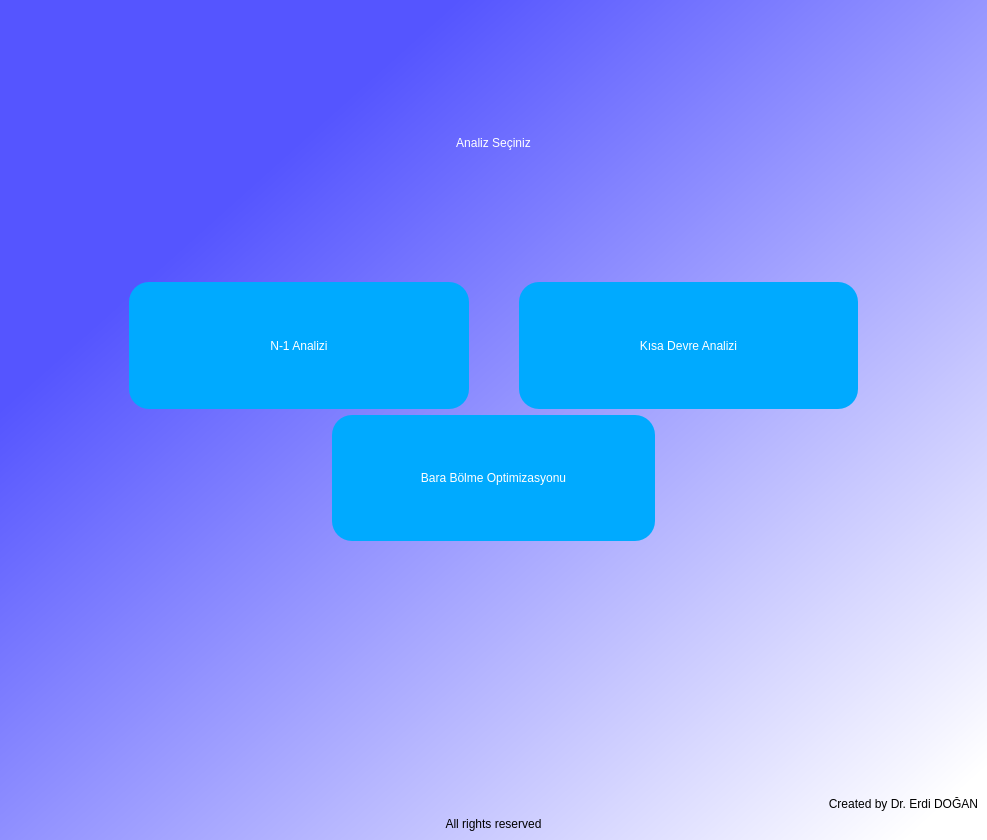
<?xml version="1.0" encoding="UTF-8"?>
<ui version="4.0">
 <class>Dialog</class>
 <widget class="QDialog" name="Dialog">
  <property name="geometry">
   <rect>
    <x>0</x>
    <y>0</y>
    <width>987</width>
    <height>840</height>
   </rect>
  </property>
  <property name="windowTitle">
   <string notr="true">Şebeke Analiz Programı</string>
  </property>
  <property name="windowIcon">
   <iconset>
    <normaloff>../teias.png</normaloff>../teias.png</iconset>
  </property>
  <layout class="QGridLayout" name="gridLayout">
   <property name="leftMargin">
    <number>0</number>
   </property>
   <property name="topMargin">
    <number>0</number>
   </property>
   <property name="rightMargin">
    <number>0</number>
   </property>
   <property name="bottomMargin">
    <number>0</number>
   </property>
   <property name="spacing">
    <number>0</number>
   </property>
   <item row="0" column="0">
    <widget class="QWidget" name="welcomewidget" native="true">
     <property name="styleSheet">
      <string notr="true">QWidget#welcomewidget{
background-color: qlineargradient(spread:pad, x1:0.0700498, y1:0.091, x2:0.97, y2:0.943182, stop:0.179104 rgba(85, 85, 255, 255), stop:1 rgba(255, 255, 255, 255));}</string>
     </property>
     <layout class="QGridLayout" name="gridLayout_2">
      <item row="9" column="0">
       <widget class="QLabel" name="label_7">
        <property name="sizePolicy">
         <sizepolicy hsizetype="Expanding" vsizetype="Preferred">
          <horstretch>0</horstretch>
          <verstretch>0</verstretch>
         </sizepolicy>
        </property>
        <property name="styleSheet">
         <string notr="true">font: 8pt &quot;Ink Free&quot;;
color: rgb(0, 0, 0);</string>
        </property>
        <property name="text">
         <string>Created by Dr. Erdi DOĞAN</string>
        </property>
        <property name="alignment">
         <set>Qt::AlignRight|Qt::AlignTrailing|Qt::AlignVCenter</set>
        </property>
       </widget>
      </item>
      <item row="1" column="0">
       <widget class="QLabel" name="label">
        <property name="styleSheet">
         <string notr="true">font: 36pt &quot;MS Shell Dlg 2&quot;;
color: rgb(255, 255, 255);</string>
        </property>
        <property name="text">
         <string>Analiz Seçiniz</string>
        </property>
        <property name="alignment">
         <set>Qt::AlignCenter</set>
        </property>
       </widget>
      </item>
      <item row="8" column="0">
       <spacer name="verticalSpacer_3">
        <property name="orientation">
         <enum>Qt::Vertical</enum>
        </property>
        <property name="sizeType">
         <enum>QSizePolicy::MinimumExpanding</enum>
        </property>
        <property name="sizeHint" stdset="0">
         <size>
          <width>30</width>
          <height>250</height>
         </size>
        </property>
       </spacer>
      </item>
      <item row="5" column="0">
       <layout class="QHBoxLayout" name="horizontalLayout_2">
        <item>
         <spacer name="horizontalSpacer_3">
          <property name="orientation">
           <enum>Qt::Horizontal</enum>
          </property>
          <property name="sizeHint" stdset="0">
           <size>
            <width>40</width>
            <height>20</height>
           </size>
          </property>
         </spacer>
        </item>
        <item>
         <widget class="QPushButton" name="bus_splitting">
          <property name="sizePolicy">
           <sizepolicy hsizetype="MinimumExpanding" vsizetype="MinimumExpanding">
            <horstretch>0</horstretch>
            <verstretch>0</verstretch>
           </sizepolicy>
          </property>
          <property name="minimumSize">
           <size>
            <width>310</width>
            <height>120</height>
           </size>
          </property>
          <property name="maximumSize">
           <size>
            <width>500</width>
            <height>250</height>
           </size>
          </property>
          <property name="styleSheet">
           <string notr="true">border-radius: 20px;
font: 12pt &quot;MS Shell Dlg 2&quot;;

background-color: rgb(0, 170, 255);
color: rgb(255, 255, 255);</string>
          </property>
          <property name="text">
           <string>Bara Bölme Optimizasyonu</string>
          </property>
          <property name="icon">
           <iconset>
            <normaloff>Bara_1_0_konumları.png</normaloff>Bara_1_0_konumları.png</iconset>
          </property>
          <property name="iconSize">
           <size>
            <width>200</width>
            <height>100</height>
           </size>
          </property>
         </widget>
        </item>
        <item>
         <spacer name="horizontalSpacer">
          <property name="orientation">
           <enum>Qt::Horizontal</enum>
          </property>
          <property name="sizeHint" stdset="0">
           <size>
            <width>40</width>
            <height>20</height>
           </size>
          </property>
         </spacer>
        </item>
       </layout>
      </item>
      <item row="3" column="0">
       <layout class="QHBoxLayout" name="horizontalLayout" stretch="0,0">
        <property name="spacing">
         <number>50</number>
        </property>
        <property name="leftMargin">
         <number>120</number>
        </property>
        <property name="topMargin">
         <number>0</number>
        </property>
        <property name="rightMargin">
         <number>120</number>
        </property>
        <item>
         <widget class="QPushButton" name="N_1_analysis">
          <property name="sizePolicy">
           <sizepolicy hsizetype="MinimumExpanding" vsizetype="MinimumExpanding">
            <horstretch>0</horstretch>
            <verstretch>0</verstretch>
           </sizepolicy>
          </property>
          <property name="minimumSize">
           <size>
            <width>310</width>
            <height>120</height>
           </size>
          </property>
          <property name="maximumSize">
           <size>
            <width>500</width>
            <height>250</height>
           </size>
          </property>
          <property name="mouseTracking">
           <bool>true</bool>
          </property>
          <property name="styleSheet">
           <string notr="true">border-radius: 20px;
font: 12pt &quot;MS Shell Dlg 2&quot;;

background-color: rgb(0, 170, 255);
color: rgb(255, 255, 255);</string>
          </property>
          <property name="text">
           <string>N-1 Analizi</string>
          </property>
          <property name="icon">
           <iconset>
            <normaloff>N_1.png</normaloff>N_1.png</iconset>
          </property>
          <property name="iconSize">
           <size>
            <width>150</width>
            <height>150</height>
           </size>
          </property>
         </widget>
        </item>
        <item>
         <widget class="QPushButton" name="sc_analysis">
          <property name="sizePolicy">
           <sizepolicy hsizetype="MinimumExpanding" vsizetype="MinimumExpanding">
            <horstretch>0</horstretch>
            <verstretch>0</verstretch>
           </sizepolicy>
          </property>
          <property name="minimumSize">
           <size>
            <width>310</width>
            <height>120</height>
           </size>
          </property>
          <property name="maximumSize">
           <size>
            <width>500</width>
            <height>250</height>
           </size>
          </property>
          <property name="baseSize">
           <size>
            <width>200</width>
            <height>100</height>
           </size>
          </property>
          <property name="mouseTracking">
           <bool>true</bool>
          </property>
          <property name="styleSheet">
           <string notr="true">border-radius: 20px;
font: 12pt &quot;MS Shell Dlg 2&quot;;

background-color: rgb(0, 170, 255);
color: rgb(255, 255, 255);</string>
          </property>
          <property name="text">
           <string>Kısa Devre Analizi</string>
          </property>
          <property name="icon">
           <iconset>
            <normaloff>sc.png</normaloff>sc.png</iconset>
          </property>
          <property name="iconSize">
           <size>
            <width>150</width>
            <height>150</height>
           </size>
          </property>
         </widget>
        </item>
       </layout>
      </item>
      <item row="0" column="0">
       <spacer name="verticalSpacer_2">
        <property name="orientation">
         <enum>Qt::Vertical</enum>
        </property>
        <property name="sizeType">
         <enum>QSizePolicy::MinimumExpanding</enum>
        </property>
        <property name="sizeHint" stdset="0">
         <size>
          <width>20</width>
          <height>100</height>
         </size>
        </property>
       </spacer>
      </item>
      <item row="10" column="0">
       <widget class="QLabel" name="label_8">
        <property name="styleSheet">
         <string notr="true">font: 8pt &quot;MS Shell Dlg 2&quot;;
color: rgb(0, 0, 0);</string>
        </property>
        <property name="text">
         <string>All rights reserved</string>
        </property>
        <property name="alignment">
         <set>Qt::AlignCenter</set>
        </property>
       </widget>
      </item>
      <item row="2" column="0">
       <spacer name="verticalSpacer">
        <property name="orientation">
         <enum>Qt::Vertical</enum>
        </property>
        <property name="sizeType">
         <enum>QSizePolicy::MinimumExpanding</enum>
        </property>
        <property name="sizeHint" stdset="0">
         <size>
          <width>20</width>
          <height>70</height>
         </size>
        </property>
       </spacer>
      </item>
     </layout>
    </widget>
   </item>
  </layout>
 </widget>
 <resources/>
 <connections/>
</ui>
